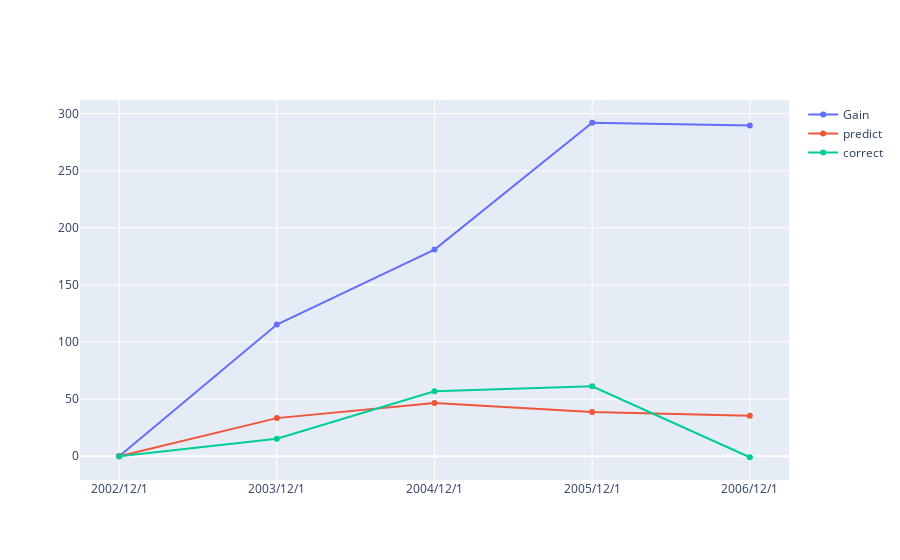

Notebook code cell kept with this figure:
### Code cell
if __name__ == '__main__':  
    data = pd.read_csv('./top200_training.csv')  #讀取csv資料檔

    stocks_data = pd.read_csv('./top200_training.csv' )
    stocks_data = stocks_data.drop(columns=['證券代碼'])
    data_years = stocks_data['年月'].unique()

       # for split_year in split_year_li:
    for train_years in range(5,6):

        train_data = stocks_data[stocks_data['年月'].isin(data_years[:train_years])]
        train_data_label = train_data['Return']
        train_data = train_data.drop(columns=['簡稱', '年月', 'Return', 'ReturnMean_year_Label'])

        #best_chromosome = train(train_data , train_data_label , train_years)
        best_model , drop_columns = get_best_model("101001110100001011111101111110000011010" ,train_data , train_data_label)

        select_stock_and_get_IRR(best_model , drop_columns , train_years , stocks_data , data_years , 10)
        # test_data = stocks_data[stocks_data['年月'].isin(data_years[train_years:-1])]
        # test_data_label = test_data['Return']
        # test_data = test_data.drop(columns=['簡稱', '年月', 'Return', 'ReturnMean_year_Label'])
        

        
        # train出最好的染色體
        #pred_data = random_forest_validate(best_chromosome ,train_data , train_data_label , test_data , test_data_label , 3)
        # best_model , drop_columns = get_best_model("101001110100001011111101111110000011010" ,train_data , train_data_label)
        # pred_label = random_forest_validate(best_model , drop_columns , test_data , test_data_label , 3)
        # pred_label.insert( loc = 0, column='簡稱' , value = stocks_data['簡稱'])

        # print(pred_label.sort_values(by=['return'] , ascending=False))

### Figure 1 — Plotly figure (JSON) as saved in the notebook; plotly's stock layout.template omitted (floating-point values rounded to 4 significant figures)
{"data": [{"name": "Gain", "type": "scatter", "x": ["2002/12/1", "2003/12/1", "2004/12/1", "2005/12/1", "2006/12/1", "2007/12/1", "2008/12/1", "2009/12/1"], "y": [0, 115.3, 181.0, 292.1, 289.6]}, {"name": "predict", "type": "scatter", "x": ["2002/12/1", "2003/12/1", "2004/12/1", "2005/12/1", "2006/12/1", "2007/12/1", "2008/12/1", "2009/12/1"], "y": [0, 33.43, 46.69, 38.85, 35.53]}, {"name": "correct", "type": "scatter", "x": ["2002/12/1", "2003/12/1", "2004/12/1", "2005/12/1", "2006/12/1", "2007/12/1", "2008/12/1", "2009/12/1"], "y": [0, 15.35, 56.94, 61.34, -0.8397]}], "layout": {}}
